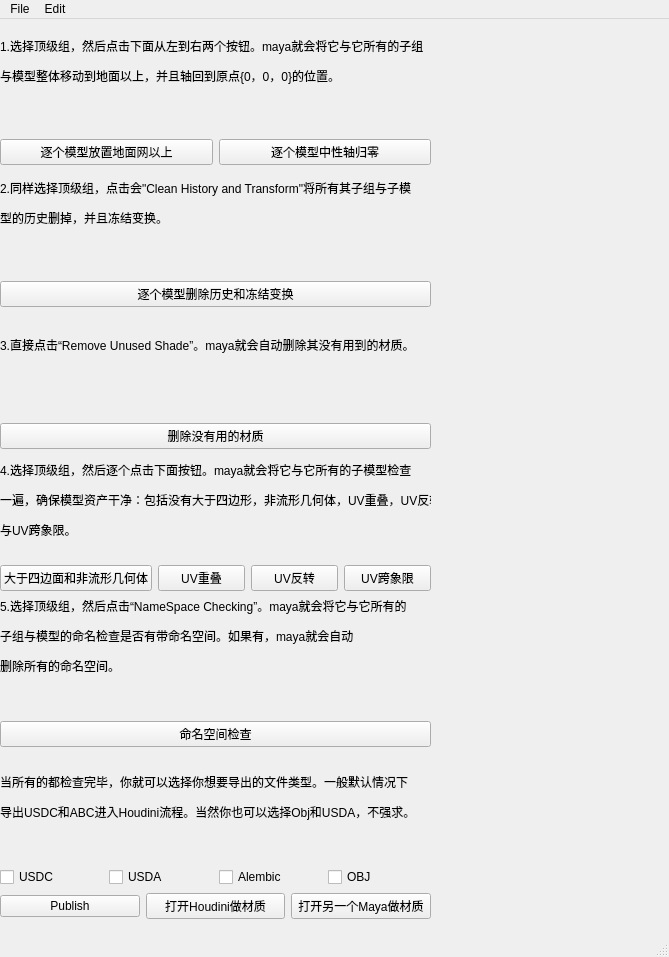
<?xml version="1.0" encoding="UTF-8"?>
<ui version="4.0">
 <class>PublishTool</class>
 <widget class="QMainWindow" name="PublishTool">
  <property name="geometry">
   <rect>
    <x>0</x>
    <y>0</y>
    <width>669</width>
    <height>957</height>
   </rect>
  </property>
  <property name="windowTitle">
   <string>MainWindow</string>
  </property>
  <widget class="QWidget" name="centralwidget">
   <widget class="QWidget" name="layoutWidget">
    <property name="geometry">
     <rect>
      <x>0</x>
      <y>10</y>
      <width>431</width>
      <height>890</height>
     </rect>
    </property>
    <layout class="QGridLayout" name="gridLayout_2">
     <item row="3" column="1">
      <layout class="QVBoxLayout" name="verticalLayout_6">
       <item>
        <widget class="QLabel" name="DetectModelInfo">
         <property name="text">
          <string>&lt;html&gt;&lt;head/&gt;&lt;body&gt;&lt;p&gt;4.选择顶级组，然后逐个点击下面按钮。maya就会将它与它所有的子模型检查&lt;/p&gt;&lt;p&gt;一遍，确保模型资产干净：包括没有大于四边形，非流形几何体，UV重叠，UV反转&lt;/p&gt;&lt;p&gt;与UV跨象限。&lt;br/&gt;&lt;/p&gt;&lt;/body&gt;&lt;/html&gt;</string>
         </property>
        </widget>
       </item>
       <item>
        <layout class="QHBoxLayout" name="horizontalLayout_4">
         <item>
          <widget class="QPushButton" name="NgonAndManifold">
           <property name="text">
            <string>大于四边面和非流形几何体</string>
           </property>
          </widget>
         </item>
         <item>
          <widget class="QPushButton" name="UVOverlap">
           <property name="text">
            <string>UV重叠</string>
           </property>
          </widget>
         </item>
         <item>
          <widget class="QPushButton" name="UVFlip">
           <property name="text">
            <string>UV反转</string>
           </property>
          </widget>
         </item>
         <item>
          <widget class="QPushButton" name="UVCross">
           <property name="text">
            <string>UV跨象限</string>
           </property>
          </widget>
         </item>
        </layout>
       </item>
      </layout>
     </item>
     <item row="0" column="1">
      <layout class="QVBoxLayout" name="verticalLayout_2">
       <item>
        <widget class="QLabel" name="OriginalPivotInfo">
         <property name="text">
          <string>&lt;html&gt;&lt;head/&gt;&lt;body&gt;&lt;p&gt;1.选择顶级组，然后点击下面从左到右两个按钮。maya就会将它与它所有的子组&lt;/p&gt;&lt;p&gt;与模型整体移动到地面以上，并且轴回到原点{0，0，0}的位置。&lt;/p&gt;&lt;p&gt;&lt;br/&gt;&lt;/p&gt;&lt;/body&gt;&lt;/html&gt;</string>
         </property>
        </widget>
       </item>
       <item>
        <layout class="QHBoxLayout" name="horizontalLayout_5">
         <item>
          <widget class="QPushButton" name="AboveToGridButton">
           <property name="text">
            <string>逐个模型放置地面网以上</string>
           </property>
          </widget>
         </item>
         <item>
          <widget class="QPushButton" name="OriginalPivotButton">
           <property name="text">
            <string>逐个模型中性轴归零</string>
           </property>
          </widget>
         </item>
        </layout>
       </item>
      </layout>
     </item>
     <item row="5" column="1">
      <spacer name="horizontalSpacer">
       <property name="orientation">
        <enum>Qt::Orientation::Horizontal</enum>
       </property>
       <property name="sizeHint" stdset="0">
        <size>
         <width>40</width>
         <height>20</height>
        </size>
       </property>
      </spacer>
     </item>
     <item row="1" column="1">
      <layout class="QVBoxLayout" name="verticalLayout_3">
       <item>
        <widget class="QLabel" name="CleanHistoryInfo">
         <property name="text">
          <string>&lt;html&gt;&lt;head/&gt;&lt;body&gt;&lt;p&gt;2.同样选择顶级组，点击会&amp;quot;Clean History and Transform&amp;quot;将所有其子组与子模&lt;/p&gt;&lt;p&gt;型的历史删掉，并且冻结变换。&lt;/p&gt;&lt;p&gt;&lt;br/&gt;&lt;/p&gt;&lt;/body&gt;&lt;/html&gt;</string>
         </property>
        </widget>
       </item>
       <item>
        <widget class="QPushButton" name="CleanHistoryButton">
         <property name="text">
          <string>逐个模型删除历史和冻结变换</string>
         </property>
        </widget>
       </item>
      </layout>
     </item>
     <item row="2" column="1">
      <layout class="QVBoxLayout" name="verticalLayout_4">
       <item>
        <widget class="QLabel" name="UnusedShadeInfo">
         <property name="text">
          <string>&lt;html&gt;&lt;head/&gt;&lt;body&gt;&lt;p&gt;3.直接点击“Remove Unused Shade”。maya就会自动删除其没有用到的材质。&lt;/p&gt;&lt;p&gt;&lt;br/&gt;&lt;/p&gt;&lt;/body&gt;&lt;/html&gt;</string>
         </property>
        </widget>
       </item>
       <item>
        <widget class="QPushButton" name="UnusedShadeButton">
         <property name="text">
          <string>删除没有用的材质</string>
         </property>
        </widget>
       </item>
      </layout>
     </item>
     <item row="4" column="1">
      <layout class="QVBoxLayout" name="verticalLayout_7">
       <item>
        <widget class="QLabel" name="NameSpaceInfo">
         <property name="text">
          <string>&lt;html&gt;&lt;head/&gt;&lt;body&gt;&lt;p&gt;5.选择顶级组，然后点击“NameSpace Checking”。maya就会将它与它所有的&lt;/p&gt;&lt;p&gt;子组与模型的命名检查是否有带命名空间。如果有，maya就会自动&lt;/p&gt;&lt;p&gt;删除所有的命名空间。&lt;/p&gt;&lt;p&gt;&lt;br/&gt;&lt;/p&gt;&lt;/body&gt;&lt;/html&gt;</string>
         </property>
        </widget>
       </item>
       <item>
        <widget class="QPushButton" name="NameSpaceButton">
         <property name="text">
          <string>命名空间检查</string>
         </property>
        </widget>
       </item>
      </layout>
     </item>
     <item row="6" column="1">
      <layout class="QVBoxLayout" name="verticalLayout_8">
       <item>
        <widget class="QLabel" name="PublishInfo">
         <property name="text">
          <string>&lt;html&gt;&lt;head/&gt;&lt;body&gt;&lt;p&gt;当所有的都检查完毕，你就可以选择你想要导出的文件类型。一般默认情况下&lt;/p&gt;&lt;p&gt;导出USDC和ABC进入Houdini流程。当然你也可以选择Obj和USDA，不强求。&lt;/p&gt;&lt;p&gt;&lt;br/&gt;&lt;/p&gt;&lt;/body&gt;&lt;/html&gt;</string>
         </property>
        </widget>
       </item>
       <item>
        <layout class="QHBoxLayout" name="horizontalLayout_3">
         <item>
          <widget class="QCheckBox" name="USDCTag">
           <property name="text">
            <string>USDC</string>
           </property>
          </widget>
         </item>
         <item>
          <widget class="QCheckBox" name="USDATag">
           <property name="text">
            <string>USDA</string>
           </property>
          </widget>
         </item>
         <item>
          <widget class="QCheckBox" name="AlembicTag">
           <property name="text">
            <string>Alembic</string>
           </property>
          </widget>
         </item>
         <item>
          <widget class="QCheckBox" name="OBJTag">
           <property name="text">
            <string>OBJ</string>
           </property>
          </widget>
         </item>
        </layout>
       </item>
       <item>
        <layout class="QHBoxLayout" name="horizontalLayout_2">
         <item>
          <widget class="QPushButton" name="PublishInfoButton">
           <property name="text">
            <string>Publish</string>
           </property>
          </widget>
         </item>
         <item>
          <widget class="QPushButton" name="OpenHoudiniButton">
           <property name="text">
            <string>打开Houdini做材质</string>
           </property>
          </widget>
         </item>
         <item>
          <widget class="QPushButton" name="OpenMayaButton">
           <property name="text">
            <string>打开另一个Maya做材质</string>
           </property>
          </widget>
         </item>
        </layout>
       </item>
       <item>
        <layout class="QHBoxLayout" name="horizontalLayout"/>
       </item>
      </layout>
     </item>
    </layout>
   </widget>
  </widget>
  <widget class="QStatusBar" name="statusbar"/>
  <widget class="QMenuBar" name="menubar">
   <property name="geometry">
    <rect>
     <x>0</x>
     <y>0</y>
     <width>669</width>
     <height>22</height>
    </rect>
   </property>
   <widget class="QMenu" name="menuFile">
    <property name="title">
     <string>File</string>
    </property>
    <addaction name="actionOpen_Project_Folder"/>
   </widget>
   <widget class="QMenu" name="menuEdit">
    <property name="title">
     <string>Edit</string>
    </property>
    <addaction name="actionReset_Options"/>
   </widget>
   <addaction name="menuFile"/>
   <addaction name="menuEdit"/>
  </widget>
  <action name="actionReset_Setting">
   <property name="text">
    <string>Reset Settings</string>
   </property>
  </action>
  <action name="action">
   <property name="text">
    <string>Open Project Folder</string>
   </property>
  </action>
  <action name="actionOpen_Project_Folder">
   <property name="text">
    <string>Open Project Folder</string>
   </property>
  </action>
  <action name="actionReset_Options">
   <property name="text">
    <string>Reset Options</string>
   </property>
  </action>
 </widget>
 <resources/>
 <connections/>
</ui>
